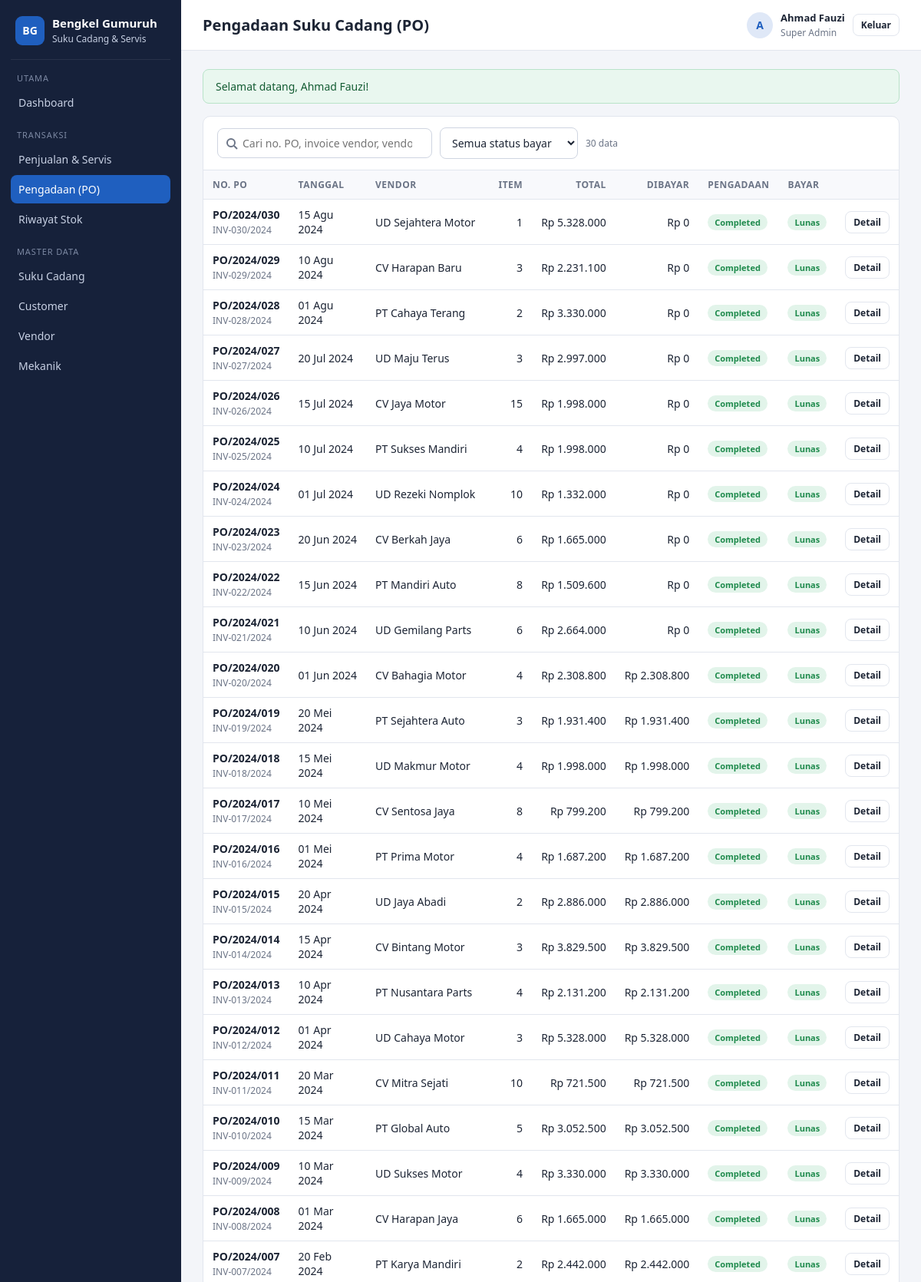
Screenshot of /pengadaan.php (signed in, upper part) with the database file from the repository.
### tables this page shows
CREATE TABLE `transaksi_pengadaan`  (
  `id_transaksi_pengadaan` int NOT NULL AUTO_INCREMENT,
  `no_po` varchar(30) NOT NULL,
  `tanggal_po` date NOT NULL,
  `tanggal_kedatangan` date NULL DEFAULT NULL,
  `no_invoice_vendor` varchar(50) NULL DEFAULT NULL,
  `total_item` int NULL DEFAULT 0,
  `subtotal` decimal(15, 2) NULL DEFAULT 0.00,
  `pajak` decimal(15, 2) NULL DEFAULT 0.00,
  `total_bayar` decimal(15, 2) NULL DEFAULT 0.00,
  `status_pengadaan` enum('draft','ordered','delivered','completed','cancelled') NULL DEFAULT 'draft',
  `status_pembayaran` enum('unpaid','partial','paid') NULL DEFAULT 'unpaid',
  `tanggal_pembayaran` date NULL DEFAULT NULL,
  `metode_pembayaran` enum('cash','transfer','giro') NULL DEFAULT NULL,
  `no_referensi_bayar` varchar(50) NULL DEFAULT NULL,
  `catatan` text NULL,
  `nama_salesman` varchar(100) NULL DEFAULT NULL,
  `no_telepon_salesman` varchar(15) NULL DEFAULT NULL,
  `nama_driver` varchar(100) NULL DEFAULT NULL,
  `no_polisi_truck` varchar(15) NULL DEFAULT NULL,
  `foto_bukti_terima` longtext NULL,
  `created_at` timestamp NULL DEFAULT CURRENT_TIMESTAMP,
  `created_by` int NULL DEFAULT NULL,
  `updated_at` timestamp NULL DEFAULT CURRENT_TIMESTAMP ON UPDATE CURRENT_TIMESTAMP,
  `updated_by` int NULL DEFAULT NULL,
  `id_vendor` int NULL DEFAULT NULL,
  `id_pengguna` int NULL DEFAULT NULL COMMENT 'Yang membuat PO',
  PRIMARY KEY (`id_transaksi_pengadaan`) USING BTREE,
  UNIQUE INDEX `no_po`(`no_po` ASC) USING BTREE,
  INDEX `id_vendor`(`id_vendor` ASC) USING BTREE,
  INDEX `id_pengguna`(`id_pengguna` ASC) USING BTREE,
  INDEX `created_by`(`created_by` ASC) USING BTREE,
  INDEX `updated_by`(`updated_by` ASC) USING BTREE,
  INDEX `idx_transaksi_pengadaan_tanggal`(`tanggal_po` ASC) USING BTREE,
  CONSTRAINT `transaksi_pengadaan_ibfk_1` FOREIGN KEY (`id_vendor`) REFERENCES `vendor` (`id_vendor`) ON DELETE RESTRICT ON UPDATE RESTRICT,
  CONSTRAINT `transaksi_pengadaan_ibfk_2` FOREIGN KEY (`id_pengguna`) REFERENCES `pengguna` (`id`) ON DELETE RESTRICT ON UPDATE RESTRICT,
  CONSTRAINT `transaksi_pengadaan_ibfk_3` FOREIGN KEY (`created_by`) REFERENCES `pengguna` (`id`) ON DELETE RESTRICT ON UPDATE RESTRICT,
  CONSTRAINT `transaksi_pengadaan_ibfk_4` FOREIGN KEY (`updated_by`) REFERENCES `pengguna` (`id`) ON DELETE RESTRICT ON UPDATE RESTRICT
);

CREATE TABLE `vendor`  (
  `id_vendor` int NOT NULL AUTO_INCREMENT,
  `nama_vendor` varchar(100) NOT NULL,
  `nama_perusahaan` varchar(100) NULL DEFAULT NULL,
  `alamat_vendor` text NOT NULL,
  `no_telepon_vendor` varchar(15) NOT NULL,
  `email_vendor` varchar(50) NULL DEFAULT NULL,
  `npwp_vendor` varchar(20) NULL DEFAULT NULL,
  `contact_person` varchar(100) NULL DEFAULT NULL,
  `no_telepon_contact` varchar(15) NULL DEFAULT NULL,
  `jenis_suku_cadang` text NULL COMMENT 'Spesialisasi vendor',
  `rating_vendor` decimal(2, 1) NULL DEFAULT 0.0 COMMENT 'Rating 0.0 - 5.0',
  `status_kerjasama` tinyint NULL DEFAULT 1 COMMENT '1=aktif, 0=nonaktif',
  `term_pembayaran` int NULL DEFAULT NULL COMMENT 'Dalam hari',
  `bank_nama` varchar(50) NULL DEFAULT NULL,
  `bank_rekening` varchar(30) NULL DEFAULT NULL,
  `bank_atas_nama` varchar(100) NULL DEFAULT NULL,
  `created_at` timestamp NULL DEFAULT CURRENT_TIMESTAMP,
  `created_by` int NULL DEFAULT NULL,
  `updated_at` timestamp NULL DEFAULT CURRENT_TIMESTAMP ON UPDATE CURRENT_TIMESTAMP,
  `updated_by` int NULL DEFAULT NULL,
  PRIMARY KEY (`id_vendor`) USING BTREE,
  INDEX `created_by`(`created_by` ASC) USING BTREE,
  INDEX `updated_by`(`updated_by` ASC) USING BTREE,
  INDEX `idx_vendor_nama`(`nama_vendor` ASC) USING BTREE,
  CONSTRAINT `vendor_ibfk_1` FOREIGN KEY (`created_by`) REFERENCES `pengguna` (`id`) ON DELETE RESTRICT ON UPDATE RESTRICT,
  CONSTRAINT `vendor_ibfk_2` FOREIGN KEY (`updated_by`) REFERENCES `pengguna` (`id`) ON DELETE RESTRICT ON UPDATE RESTRICT
);

### includes/bootstrap.php (called while the page is built, shortened)
<?php
require_once BASE_PATH . '/includes/helpers.php';
require_once BASE_PATH . '/includes/ajax.php';
function db(): PDO
{
    static $pdo = null;
    if ($pdo === null) {
        $cfg = require BASE_PATH . '/config/database.php';
        $dsn = sprintf(
            'mysql:host=%s;port=%s;dbname=%s;charset=%s',
            $cfg['host'],
            $cfg['port'],
            $cfg['database'],
            $cfg['charset']
        );
        $pdo = new PDO($dsn, $cfg['username'], $cfg['password'], [
            PDO::ATTR_ERRMODE            => PDO::ERRMODE_EXCEPTION,
            PDO::ATTR_DEFAULT_FETCH_MODE => PDO::FETCH_ASSOC,
            PDO::ATTR_EMULATE_PREPARES   => false,
        ]);
    }
    return $pdo;
}

### pengadaan.php (the view, shortened to what this page needs)
<?php
require __DIR__ . '/includes/bootstrap.php';
$q      = trim($_GET['q'] ?? '');
$sql = 'SELECT tp.*, v.nama_vendor,
               COALESCE((SELECT SUM(jumlah_bayar) FROM pembayaran_pengadaan pp
                          WHERE pp.id_transaksi_pengadaan = tp.id_transaksi_pengadaan), 0) AS sudah_dibayar
          FROM transaksi_pengadaan tp
          LEFT JOIN vendor v ON v.id_vendor = tp.id_vendor
         WHERE 1 = 1';
$param = [];
$sql .= ' ORDER BY tp.tanggal_po DESC, tp.id_transaksi_pengadaan DESC';
$stmt = db()->prepare($sql);
$stmt->execute($param);
$data = $stmt->fetchAll();
$renderBaris = function (array $data): void {
    foreach ($data as $p): ?>
        <tr>
            <td><strong><?= e($p['no_po']) ?></strong><br><small class="hint"><?= e($p['no_invoice_vendor']) ?></small></td>
            <td><?= tanggal_indo($p['tanggal_po']) ?></td>
            <td><?= e($p['nama_vendor']) ?></td>
            <td class="num"><?= (int) $p['total_item'] ?></td>
            <td class="num"><?= rupiah($p['total_bayar']) ?></td>
            <td class="num"><?= rupiah($p['sudah_dibayar']) ?></td>
            <td><?= badge($p['status_pengadaan']) ?></td>
            <td><?= badge($p['status_pembayaran']) ?></td>
            <td><a class="btn btn-light btn-sm" href="pengadaan_detail.php?id=<?= $p['id_transaksi_pengadaan'] ?>">Detail</a></td>
        </tr>
    <?php endforeach;
    if (!$data): ?><tr><td colspan="9" class="hint">Data pengadaan tidak ditemukan.</td></tr><?php endif;
};
require __DIR__ . '/includes/header.php';
?>
<div class="card">
    <div class="card-header">
        <form class="filters live-form" method="get">
            <?= kotak_cari($q, 'Cari no. PO, invoice vendor, vendor…') ?>
            <select name="status">
                <option value="">Semua status bayar</option>
            </select>
            <span class="hint live-count"><?= count($data) ?> data</span>
        </form>
    </div>
    <div class="table-wrap">
        <table>
            <thead><tr><th>No. PO</th><th>Tanggal</th><th>Vendor</th><th class="num">Item</th><th class="num">Total</th><th class="num">Dibayar</th><th>Pengadaan</th><th>Bayar</th><th></th></tr></thead>
            <tbody id="hasil"><?php $renderBaris($data); ?></tbody>
        </table>
    </div>
</div>
<?php require __DIR__ . '/includes/footer.php'; ?>

### includes/helpers.php (shortened to what this page needs)
<?php
function e(?string $value): string
{
    return htmlspecialchars((string) $value, ENT_QUOTES, 'UTF-8');
}
function rupiah($angka): string
{
    return 'Rp ' . number_format((float) $angka, 0, ',', '.');
}
function tanggal_indo(?string $tanggal): string
{
    $bulan = [1 => 'Jan', 'Feb', 'Mar', 'Apr', 'Mei', 'Jun', 'Jul', 'Agu', 'Sep', 'Okt', 'Nov', 'Des'];
    $ts = strtotime($tanggal);
    return date('d', $ts) . ' ' . $bulan[(int) date('n', $ts)] . ' ' . date('Y', $ts);
}
function badge(string $status): string
{
    $warna = [
        'paid' => 'success', 'selesai' => 'success', 'diambil' => 'muted', 'completed' => 'success',
        'aktif' => 'success', 'masuk' => 'success',
        'unpaid' => 'danger', 'cancelled' => 'danger', 'keluar' => 'danger',
        'partial' => 'warning', 'antri' => 'warning', 'ordered' => 'warning', 'draft' => 'muted',
        'dikerjakan' => 'info', 'delivered' => 'info', 'adjustment' => 'info', 'retur' => 'warning',
        'vip' => 'warning', 'premium' => 'info', 'reguler' => 'muted',
    ][$status] ?? 'muted';
    $label = [
        'paid' => 'Lunas', 'unpaid' => 'Belum Bayar', 'partial' => 'Sebagian',
    ][$status] ?? ucfirst($status);
    return '<span class="badge badge-' . $warna . '">' . e($label) . '</span>';
}

### assets/css/style.css (style rules this page uses)
:root { --bg: #f3f5f9; --surface: #ffffff; --ink: #1c2434; --muted: #6b7486; --line: #e2e6ee; --primary: #1f5fbf; --primary-dark: #174a96; --sidebar: #16213a; --sidebar-ink: #c7d0e3; --success: #1e8a4c; --danger: #c23a32; --warning: #b9770e; --info: #1b7f9c; --radius: 10px; }
* { box-sizing: border-box; }
body { margin: 0; font-family: "Segoe UI", system-ui, -apple-system, Roboto, Arial, sans-serif; font-size: 14px; color: var(--ink); background: var(--bg); }
a { color: var(--primary); text-decoration: none; }
.card { background: var(--surface); border: 1px solid var(--line); border-radius: var(--radius); margin-bottom: 20px; }
.card-header { padding: 14px 18px; border-bottom: 1px solid var(--line); display: flex; justify-content: space-between; align-items: center; gap: 12px; }
table { width: 100%; border-collapse: collapse; }
th, td { padding: 10px 12px; border-bottom: 1px solid var(--line); text-align: left; vertical-align: middle; }
th { font-size: 12px; text-transform: uppercase; letter-spacing: .04em; color: var(--muted); background: #f8f9fc; }
td.num, th.num { text-align: right; white-space: nowrap; }
.table-wrap { overflow-x: auto; }
.badge { display: inline-block; padding: 3px 9px; border-radius: 999px; font-size: 11px; font-weight: 600; }
.badge-success { background: #e2f4ea; color: var(--success); }
.btn { display: inline-block; border: 1px solid transparent; border-radius: 8px; padding: 9px 16px; font: inherit; font-weight: 600; cursor: pointer; background: var(--primary); color: #fff; }
.btn-light { background: #fff; border-color: var(--line); color: var(--ink); }
.btn-sm { padding: 5px 10px; font-size: 12px; }
input, select, textarea { width: 100%; padding: 9px 11px; font: inherit; color: var(--ink); border: 1px solid #cfd5e1; border-radius: 8px; background: #fff; }
.filters { display: flex; gap: 10px; align-items: center; }
.filters input, .filters select { width: auto; min-width: 180px; }
.hint { color: var(--muted); font-size: 12px; }

### rows the page displays
transaksi_pengadaan: no_po "PO/2024/030", no_invoice_vendor "INV-030/2024", tanggal_po "15 Agu 2024", id_vendor.nama_vendor "UD Sejahtera Motor", total_item "1", total_bayar "Rp 5.328.000", sudah_dibayar "Rp 0", status_pengadaan "Completed Lunas"
transaksi_pengadaan: no_po "PO/2024/029", no_invoice_vendor "INV-029/2024", tanggal_po "10 Agu 2024", id_vendor.nama_vendor "CV Harapan Baru", total_item "3", total_bayar "Rp 2.231.100", sudah_dibayar "Rp 0", status_pengadaan "Completed Lunas"
transaksi_pengadaan: no_po "PO/2024/028", no_invoice_vendor "INV-028/2024", tanggal_po "01 Agu 2024", id_vendor.nama_vendor "PT Cahaya Terang", total_item "2", total_bayar "Rp 3.330.000", sudah_dibayar "Rp 0", status_pengadaan "Completed Lunas"
transaksi_pengadaan: no_po "PO/2024/027", no_invoice_vendor "INV-027/2024", tanggal_po "20 Jul 2024", id_vendor.nama_vendor "UD Maju Terus", total_item "3", total_bayar "Rp 2.997.000", sudah_dibayar "Rp 0", status_pengadaan "Completed Lunas"
transaksi_pengadaan: no_po "PO/2024/026", no_invoice_vendor "INV-026/2024", tanggal_po "15 Jul 2024", id_vendor.nama_vendor "CV Jaya Motor", total_item "15", total_bayar "Rp 1.998.000", sudah_dibayar "Rp 0", status_pengadaan "Completed Lunas"
transaksi_pengadaan: no_po "PO/2024/025", no_invoice_vendor "INV-025/2024", tanggal_po "10 Jul 2024", id_vendor.nama_vendor "PT Sukses Mandiri", total_item "4", total_bayar "Rp 1.998.000", sudah_dibayar "Rp 0", status_pengadaan "Completed Lunas"
transaksi_pengadaan: no_po "PO/2024/024", no_invoice_vendor "INV-024/2024", tanggal_po "01 Jul 2024", id_vendor.nama_vendor "UD Rezeki Nomplok", total_item "10", total_bayar "Rp 1.332.000", sudah_dibayar "Rp 0", status_pengadaan "Completed Lunas"
transaksi_pengadaan: no_po "PO/2024/023", no_invoice_vendor "INV-023/2024", tanggal_po "20 Jun 2024", id_vendor.nama_vendor "CV Berkah Jaya", total_item "6", total_bayar "Rp 1.665.000", sudah_dibayar "Rp 0", status_pengadaan "Completed Lunas"
transaksi_pengadaan: no_po "PO/2024/022", no_invoice_vendor "INV-022/2024", tanggal_po "15 Jun 2024", id_vendor.nama_vendor "PT Mandiri Auto", total_item "8", total_bayar "Rp 1.509.600", sudah_dibayar "Rp 0", status_pengadaan "Completed Lunas"
transaksi_pengadaan: no_po "PO/2024/021", no_invoice_vendor "INV-021/2024", tanggal_po "10 Jun 2024", id_vendor.nama_vendor "UD Gemilang Parts", total_item "6", total_bayar "Rp 2.664.000", sudah_dibayar "Rp 0", status_pengadaan "Completed Lunas"
transaksi_pengadaan: no_po "PO/2024/020", no_invoice_vendor "INV-020/2024", tanggal_po "01 Jun 2024", id_vendor.nama_vendor "CV Bahagia Motor", total_item "4", total_bayar "Rp 2.308.800", sudah_dibayar "Rp 2.308.800", status_pengadaan "Completed Lunas"
transaksi_pengadaan: no_po "PO/2024/019", no_invoice_vendor "INV-019/2024", tanggal_po "20 Mei 2024", id_vendor.nama_vendor "PT Sejahtera Auto", total_item "3", total_bayar "Rp 1.931.400", sudah_dibayar "Rp 1.931.400", status_pengadaan "Completed Lunas"
transaksi_pengadaan: no_po "PO/2024/018", no_invoice_vendor "INV-018/2024", tanggal_po "15 Mei 2024", id_vendor.nama_vendor "UD Makmur Motor", total_item "4", total_bayar "Rp 1.998.000", sudah_dibayar "Rp 1.998.000", status_pengadaan "Completed Lunas"
transaksi_pengadaan: no_po "PO/2024/017", no_invoice_vendor "INV-017/2024", tanggal_po "10 Mei 2024", id_vendor.nama_vendor "CV Sentosa Jaya", total_item "8", total_bayar "Rp 799.200", sudah_dibayar "Rp 799.200", status_pengadaan "Completed Lunas"
transaksi_pengadaan: no_po "PO/2024/016", no_invoice_vendor "INV-016/2024", tanggal_po "01 Mei 2024", id_vendor.nama_vendor "PT Prima Motor", total_item "4", total_bayar "Rp 1.687.200", sudah_dibayar "Rp 1.687.200", status_pengadaan "Completed Lunas"
transaksi_pengadaan: no_po "PO/2024/015", no_invoice_vendor "INV-015/2024", tanggal_po "20 Apr 2024", id_vendor.nama_vendor "UD Jaya Abadi", total_item "2", total_bayar "Rp 2.886.000", sudah_dibayar "Rp 2.886.000", status_pengadaan "Completed Lunas"
transaksi_pengadaan: no_po "PO/2024/014", no_invoice_vendor "INV-014/2024", tanggal_po "15 Apr 2024", id_vendor.nama_vendor "CV Bintang Motor", total_item "3", total_bayar "Rp 3.829.500", sudah_dibayar "Rp 3.829.500", status_pengadaan "Completed Lunas"
transaksi_pengadaan: no_po "PO/2024/013", no_invoice_vendor "INV-013/2024", tanggal_po "10 Apr 2024", id_vendor.nama_vendor "PT Nusantara Parts", total_item "4", total_bayar "Rp 2.131.200", sudah_dibayar "Rp 2.131.200", status_pengadaan "Completed Lunas"
transaksi_pengadaan: no_po "PO/2024/012", no_invoice_vendor "INV-012/2024", tanggal_po "01 Apr 2024", id_vendor.nama_vendor "UD Cahaya Motor", total_item "3", total_bayar "Rp 5.328.000", sudah_dibayar "Rp 5.328.000", status_pengadaan "Completed Lunas"
transaksi_pengadaan: no_po "PO/2024/011", no_invoice_vendor "INV-011/2024", tanggal_po "20 Mar 2024", id_vendor.nama_vendor "CV Mitra Sejati", total_item "10", total_bayar "Rp 721.500", sudah_dibayar "Rp 721.500", status_pengadaan "Completed Lunas"
transaksi_pengadaan: no_po "PO/2024/010", no_invoice_vendor "INV-010/2024", tanggal_po "15 Mar 2024", id_vendor.nama_vendor "PT Global Auto", total_item "5", total_bayar "Rp 3.052.500", sudah_dibayar "Rp 3.052.500", status_pengadaan "Completed Lunas"
transaksi_pengadaan: no_po "PO/2024/009", no_invoice_vendor "INV-009/2024", tanggal_po "10 Mar 2024", id_vendor.nama_vendor "UD Sukses Motor", total_item "4", total_bayar "Rp 3.330.000", sudah_dibayar "Rp 3.330.000", status_pengadaan "Completed Lunas"
transaksi_pengadaan: no_po "PO/2024/008", no_invoice_vendor "INV-008/2024", tanggal_po "01 Mar 2024", id_vendor.nama_vendor "CV Harapan Jaya", total_item "6", total_bayar "Rp 1.665.000", sudah_dibayar "Rp 1.665.000", status_pengadaan "Completed Lunas"
transaksi_pengadaan: no_po "PO/2024/007", no_invoice_vendor "INV-007/2024", tanggal_po "20 Feb 2024", id_vendor.nama_vendor "PT Karya Mandiri", total_item "2", total_bayar "Rp 2.442.000", sudah_dibayar "Rp 2.442.000", status_pengadaan "Completed Lunas"

### other values shown
APP_NAME "Bengkel Gumuruh"
$judul "Pengadaan Suku Cadang (PO)"
mb_substr($user['nama_pengguna'], 0, 1) "A"
$user['nama_pengguna'] "Ahmad Fauzi"
nama_role((int) $user['role']) "Super Admin"
$f['message'] "Selamat datang, Ahmad Fauzi!"
count($data) "30"
